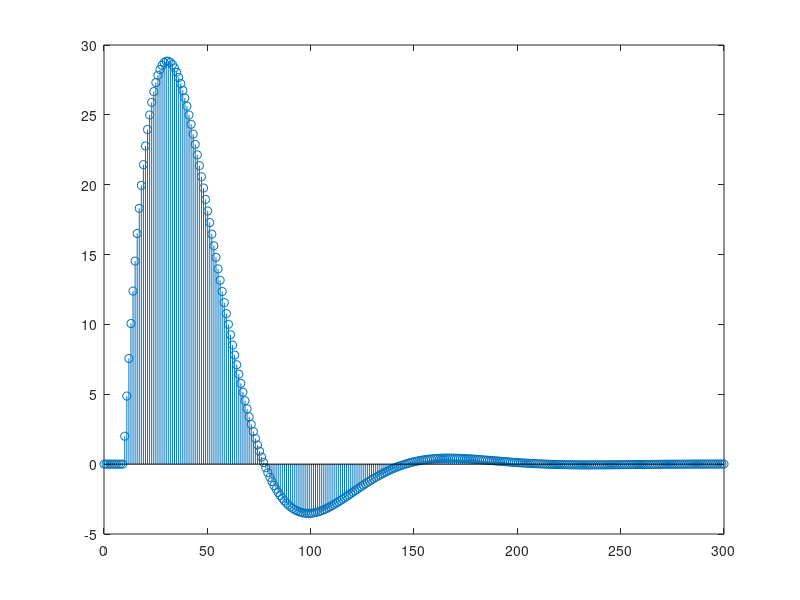

Write MATLAB code to recreate this figure. (Note: this script raises an error after producing the figure.)



clear all; clc; close all;
format shorteng


d0 = 1;
d1 = 2;
d2 = 1;
c1 = -1.937;
c2 = 0.94;

x = zeros(1, 300);
y = zeros(1, 300);

offset = 10;
x(offset) = 1;       % Kronecker Delta


for k=1+offset:length(x)
    y(k) = d0*x(k) + d1*x(k-1) + d2*x(k-2) - c1*y(k-1) - c2*y(k-2);
end

% plot(linspace(0, length(y), length(y)), y);
% hold on; grid on;
% plot(offset, 1, 'o')
% plot([offset, offset], [0,1])   % Kronecker Delta

stem(linspace(0, length(y), length(y)), y);


%%
% Spielereien
clear all; clc; close all;
format shorteng

% t = linspace(0, 1e3, 1e3);
% Ts = 1/(1e3);
% f = 1/Ts;
% w = 2*pi*f;
% 
% a = sin(1.*w.*t);
% b = sin(2.*w.*t);
% c = sin(10.*w.*t);
% 
% ya = filt(a);
% yb = filt(b);
% yc = filt(c);
% 
% plot(t, a, 'r'); hold on;
% plot(t, b, 'r');
% plot(t, c, 'r');
% plot(t, ya, 'b'); grid on;
% plot(t, yb, 'b');
% plot(t, yc, 'b');

[wave,fs] = audioread('our_parents.wav');
t = linspace(0, length(wave)/fs, length(wave));

wave2 = filt(wave);

plot(t, wave, 'r'); hold on
plot(t, wave2, 'b'); 

audio1 = audioplayer(wave, fs);
audio2 = audioplayer(wave2, fs);


function y = filt(x)
    d0 = 1;
    d1 = 2;
    d2 = 1;
    c1 = -1.937;
    c2 = 0.94;
    y = zeros(1, length(x));
    for k=1+2:length(x)
        y(k) = d0*x(k) + d1*x(k-1) + d2*x(k-2) - c1*y(k-1) - c2*y(k-2);
    end
    y = y./800;
end
